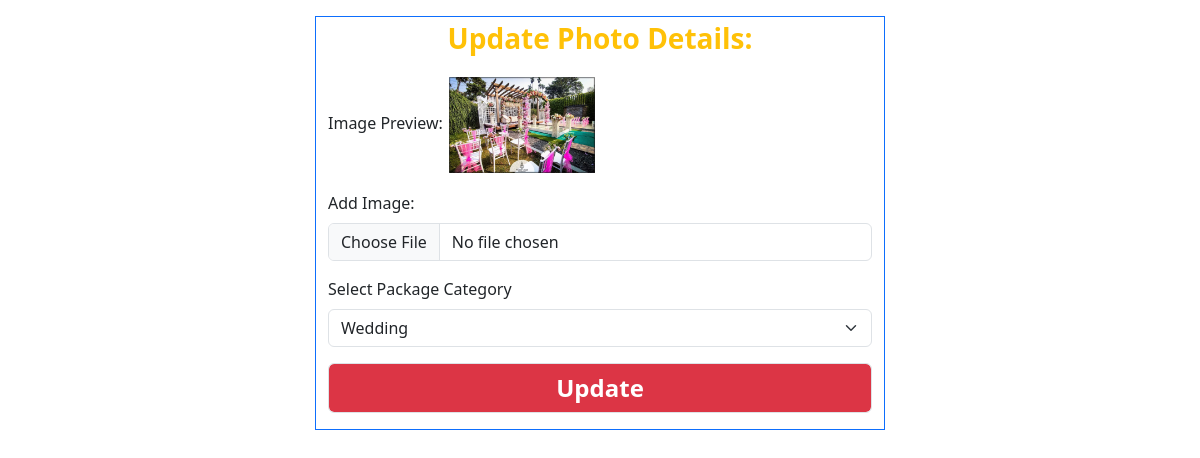
The app's page /admin-panel/photo_update.php?id=5 with its own data.
### tables this page shows
CREATE TABLE `gallery` (
  `id` int(100) NOT NULL,
  `name` varchar(200) NOT NULL,
  `title` varchar(200) NOT NULL,
  `image` varchar(200) NOT NULL,
  `category` varchar(200) NOT NULL
);

### admin-panel/photo_update.php (the view, shortened to what this page needs)
<?php
include 'config/dbconn.php';
$id = $_GET['id'];
$insert = "SELECT * FROM gallery WHERE id='$id' ";
$result = mysqli_query($connection, $insert);
$row = mysqli_fetch_assoc($result);
?>
<!DOCTYPE html>
<html lang="en">
<head>
    <link href="https://cdn.jsdelivr.net/npm/bootstrap@5.3.2/dist/css/bootstrap.min.css" rel="stylesheet"
>
</head>
<body>
    <div class="container">
        <div class="row">
            <div class="col-md-6 m-auto border border-primary mt-3">
                <form action="" method="post" enctype="multipart/form-data">
                    <div class="mb-3">
                        <p class="text-center fw-bold fs-3 text-warning">Update Photo Details:</p>
                    </div>
                    <div class="mb-3">
                        <label for="formFile" class="form-label">Image Preview:</label>
                        <img src="<?php echo $row['image']; ?>" height="100"><br>
                    </div>
                    <div class="mb-3">
                        <label for="formFile" class="form-label">Add Image:</label>
                        <input class="form-control" name="image" type="file" id="formFile">
                    </div>
                    <div class="mb-3">
                        <label class="form-label">Select Package Category</label>
                        <select class="form-select" name="Pages">
                            <?php
                            if ($row['category'] == "Wedding") {
                                echo "<option selected value='Wedding'>Wedding</option>";
                            }
                            ?>
                        </select>
                    </div>
                    <button name="update" value="update"
                        class="bg-danger fs-4 fw-bold my-3 form-control text-white">Update</button>
            </div>
        </div>
    </div>
</body>
</html>

### records on screen
gallery: image (picture), Pages "Wedding"
